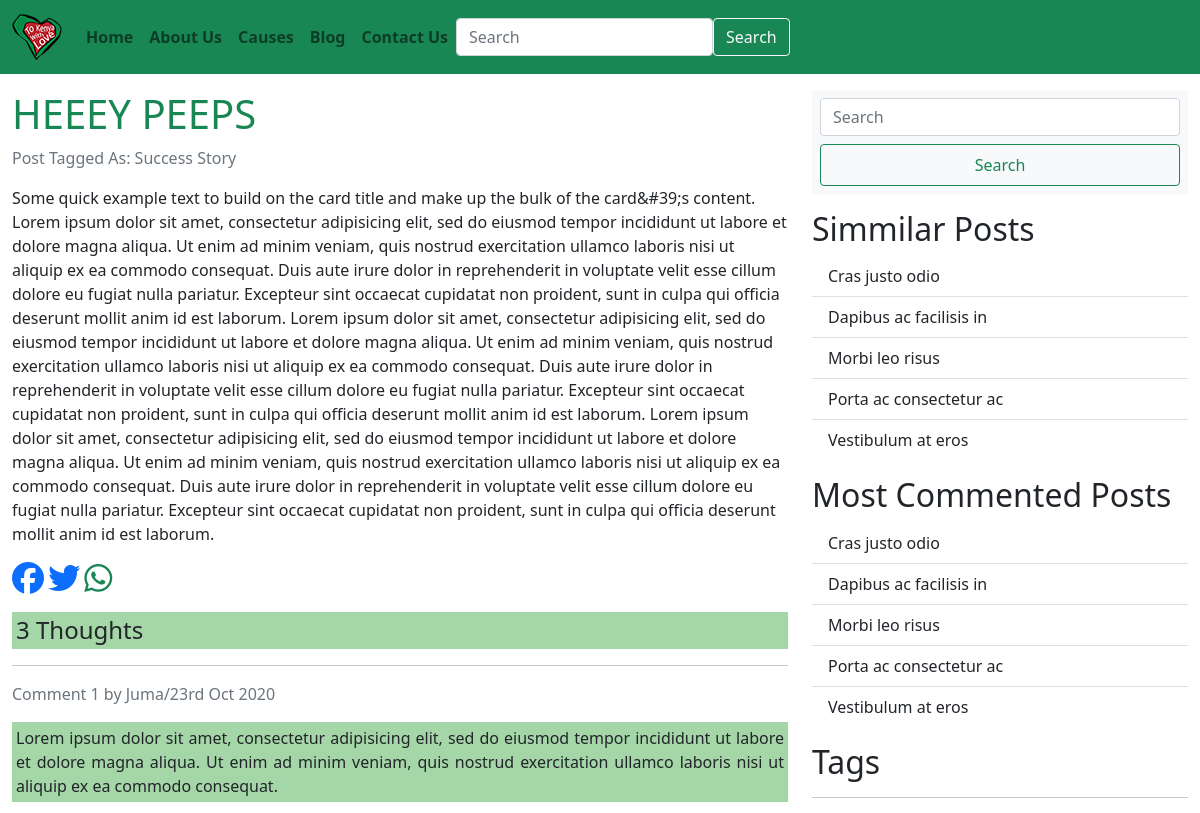
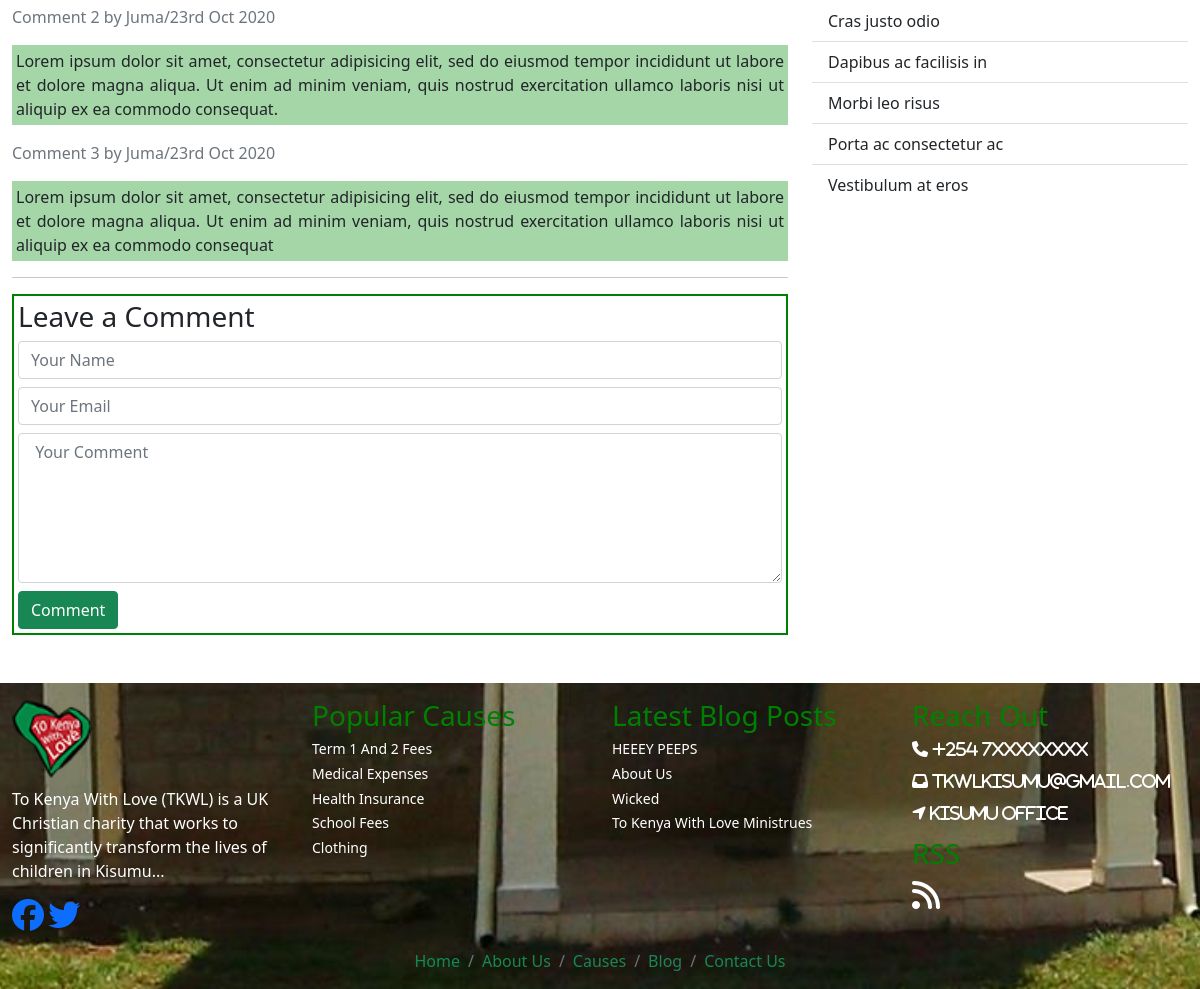
Page /2021/5/14/heeey-peeps/ on the committed database (2 pictures, top to bottom).
### kisumu/models.py (models this page shows, shortened)
class BlogPost(models.Model):
    STATUS_CHOICES = (
        ('draft', "Draft"),
        ('published', "Published"),
    )
    title = models.CharField(max_length=50)
    slug = models.SlugField(max_length=100, unique_for_date='publish')
    blog_image = models.ImageField(upload_to='BlogImage/')
    body = RichTextUploadingField()
    created = models.DateTimeField(auto_now_add=True)
    publish = models.DateTimeField(default=timezone.now)
    updated = models.DateTimeField(auto_now_add=True)
    status = models.CharField(max_length=10, choices=STATUS_CHOICES,
                              default='draft')
    tags = TaggableManager()
    objects = models.Manager()  # default manager
    published = PublishedManager()  # custom manager
    class Meta:
        ordering = ('-publish',)
    def get_absolute_url(self):
        return reverse('kisumu:blog_detail', args=[self.publish.year,
                                                   self.publish.month,
                                                   self.publish.day,
                                                   self.slug])

class Cause(models.Model):
    STATUS_CHOICES = (
        ('draft', "Draft"),
        ('publish', "Publish"),
    )
    title = models.CharField(max_length=50)
    slug = models.SlugField(max_length=100, unique_for_date='publish')
    cause_image = models.ImageField(upload_to='CauseImage/')
    content = RichTextUploadingField()
    created = models.DateTimeField(auto_now_add=True)
    publish = models.DateTimeField(default=timezone.now)
    updated = models.DateTimeField(auto_now_add=True)
    status = models.CharField(max_length=10, choices=STATUS_CHOICES,
                              default='draft')
    class Meta:
        ordering = ('-publish',)

### kisumu/views.py (the view)
def blog_detail(request, year, month, day, post):
    post = get_object_or_404(BlogPost,
                             slug=post,
                             status='published',
                             publish__year=year,
                             publish__month=month,
                             publish__day=day)
    return render(request,
                  'blog_detail.html',
                  {'post': post})

### kisumu/models.py (called while the page is built)
    def get_queryset(self):
        return super(PublishedManager, self).get_queryset() \
            .filter(status='published')

### kisumu/templatetags/kisumu_tags.py (called while the page is built)
@register.inclusion_tag('latest_posts.html')
def show_latest_posts(count=5):
    latest_posts = BlogPost.published.order_by('-publish')[:count]
    return {'latest_posts': latest_posts}

@register.inclusion_tag('popular_causes.html')
def show_popular_causes(count=5):
    popular_causes = Cause.objects.filter(status='publish').order_by('-publish')[:count]
    return {'popular_causes': popular_causes}

### kisumu/templates/blog_detail.html (shortened to what this page needs)
{% extends "base.html" %}
{% load static %}
{% block content%}
<div class="container-xxl ">
      <div class="row">
        <div class="col-md-8 mt-3">
            <h1 class="text-success text-capitalize font-weight-bold">
              {{ post.title }}
            </h1>
          <p class="text-muted font-italic">Post Tagged As: Success Story</p>
          <p>
           {{ post.body | striptags | linebreaks  }}
          </p>
          <a href=""><i class="fa fa-facebook fa-2x mr-2 text-primary share-btns"></i></a>
          <a href=""><i class="fa fa-twitter fa-2x mr-2 text-primary share-btns"></i></a>
          <a href=""><i class="fa fa-whatsapp fa-2x mr-2 text-success share-btns"></i></a>
          <h4 class="text-capitalize font-weight-bold mt-3 thoughts p-1">3 Thoughts </h4>
          <hr>
          <div class="comment-cont ml-3 mt-2">
            <p class="text-muted font-italic font-weight-bold">Comment 1 by Juma/23rd Oct 2020</p>
            <p class="comment-body p-1">
              Lorem ipsum dolor sit amet, consectetur adipisicing elit, sed do eiusmod
              tempor incididunt ut labore et dolore magna aliqua. Ut enim ad minim veniam,
              quis nostrud exercitation ullamco laboris nisi ut aliquip ex ea commodo
              consequat.
            </p>
          </div>
          <div class="comment-cont ml-3 mt-2">
            <p class="text-muted font-italic font-weight-bold">Comment 2 by Juma/23rd Oct 2020</p>
            <p class="comment-body p-1">
              Lorem ipsum dolor sit amet, consectetur adipisicing elit, sed do eiusmod
              tempor incididunt ut labore et dolore magna aliqua. Ut enim ad minim veniam,
              quis nostrud exercitation ullamco laboris nisi ut aliquip ex ea commodo
              consequat.
            </p>
          </div>
          <div class="comment-cont ml-3 mt-2">
            <p class="text-muted font-italic font-weight-bold">Comment 3 by Juma/23rd Oct 2020</p>
            <p class="comment-body p-1">
              Lorem ipsum dolor sit amet, consectetur adipisicing elit, sed do eiusmod
              tempor incididunt ut labore et dolore magna aliqua. Ut enim ad minim veniam,
              quis nostrud exercitation ullamco laboris nisi ut aliquip ex ea commodo
              consequat
            </p>
          </div>
          <hr>
          <form method="Get|Post" class="comment-form ml-3 p-1">
            <h3 class="font-weight-bold">Leave a Comment</h3>
            <input type="text" class="form-control mb-2" id="Name" placeholder="Your Name" required="">
            <input type="email" class="form-control mb-2" id="Email" aria-describedby="emailHelp" placeholder="Your Email" required="">
            <textarea name="comment" placeholder=" Your Comment" class="form-control mb-2" id="Comment" required=""></textarea>
            <button type="Post" class="btn btn-success">Comment</button>
          </form>
        </div>
        <div class="col-md-4">
          <form class="mt-3 mb-3 bg-light p-2">
              <input class="form-control" type="search" placeholder="Search" aria-label="Search">
              <button class="btn btn-outline-success mt-2 w-100 p-2 font-weight-bold" type="submit">Search</button>
          </form>
          <div class="similar-posts">
            <h2 class="text-capitalize font-weight-bold mt-3">Simmilar Posts</h2>
            <ul class="list-group list-group-flush">
              <li class="list-group-item">Cras justo odio</li>
              <li class="list-group-item">Dapibus ac facilisis in</li>
              <li class="list-group-item">Morbi leo risus</li>
              <li class="list-group-item">Porta ac consectetur ac</li>
              <li class="list-group-item">Vestibulum at eros</li>
            </ul>
          </div>
          <div class="most-commented-posts">
            <h2 class="text-capitalize font-weight-bold mt-3">Most Commented Posts</h2>
            <ul class="list-group list-group-flush">
              <li class="list-group-item">Cras justo odio</li>
              <li class="list-group-item">Dapibus ac facilisis in</li>
              <li class="list-group-item">Morbi leo risus</li>
              <li class="list-group-item">Porta ac consectetur ac</li>
              <li class="list-group-item">Vestibulum at eros</li>
            </ul>
          </div>
          <div class="tags">
            <h2 class="text-capitalize font-weight-bold mt-3">Tags</h2>
            <hr>
            <ul class="list-group list-group-flush">
              <li class="list-group-item">Cras justo odio</li>
              <li class="list-group-item">Dapibus ac facilisis in</li>
              <li class="list-group-item">Morbi leo risus</li>
              <li class="list-group-item">Porta ac consectetur ac</li>
              <li class="list-group-item">Vestibulum at eros</li>
            </ul>
          </div>
        </div>
      </div>
    </div>
{% endblock %}

### kisumu/templates/popular_causes.html (shortened to what this page needs)
{% load static %}
     <link rel="stylesheet" href="https://stackpath.bootstrapcdn.com/bootstrap/5.0.0-alpha1/css/bootstrap.min.css"
>
      <link rel="stylesheet" type="text/css" href="{% static 'css/font-awesome/css/font-awesome.min.css' %}">
      <link rel="stylesheet" type="text/css" href="{% static 'css/style.css' %}">
     {% for cause in popular_causes %}
            <a href=" {% url 'kisumu:CauseDetail' cause.slug %} " class="text-decoration-none">
                <h5 class="foot-sub text-capitalize small">{{ cause.title }}</h5>
            </a>
      {% endfor %}

### kisumu/templates/latest_posts.html (shortened to what this page needs)
{% load static %}
     <link rel="stylesheet" href="https://stackpath.bootstrapcdn.com/bootstrap/5.0.0-alpha1/css/bootstrap.min.css"
>
      <link rel="stylesheet" type="text/css" href="{% static 'css/font-awesome/css/font-awesome.min.css' %}">
      <link rel="stylesheet" type="text/css" href="{% static 'css/style.css' %}">
     {% for post in latest_posts %}
          <a href="{{ post.get_absolute_url }}" class="text-decoration-none">
                <h5 class="foot-sub text-capitalize small">{{ post.title }}</h5>
          </a>
      {% endfor %}

### kisumu/static/css/style.css (style rules this page uses)
* { margin: 0px; padding: 0px; box-sizing: border-box; max-height: 100%vh; width: 100%vh; }
.foot-sub { color: white; }
.thoughts { background-color: #A5D6A7; }
.comment-body { text-align: justify; background-color: #A5D6A7; }
.comment-form { border: solid 2px green; }
#Comment { height: 150px; }

### rows in the picture
BlogPost: title "HEEEY PEEPS", body "Some quick example text to build on the card title and make up the bulk of the card&#39;s content. Lorem ipsum dolor sit amet, consectetur adipisicing elit, sed do eiusmod tempor incididunt ut labore et dolore magna aliqua. Ut enim ad minim veniam, quis nostrud exercitation ullamco laboris nisi ut aliquip ex ea commodo consequat. Duis aute irure dolor in reprehenderit in voluptate velit esse cillum dolore eu fugiat nulla pariatur. Excepteur sint occaecat cupidatat non proident, sunt in culpa qui officia deserunt mollit anim id est laborum. Lorem ipsum dolor sit amet, consectetur adipisicing elit, sed do eiusmod tempor incididunt ut labore et dolore magna aliqua. Ut enim ad minim veniam,…"
Cause: title "Term 1 And 2 Fees"
Cause: title "Medical Expenses"
Cause: title "Health Insurance"
Cause: title "School Fees"
Cause: title "Clothing"
BlogPost: title "About Us"
BlogPost: title "Wicked"
BlogPost: title "To Kenya With Love Ministrues"
